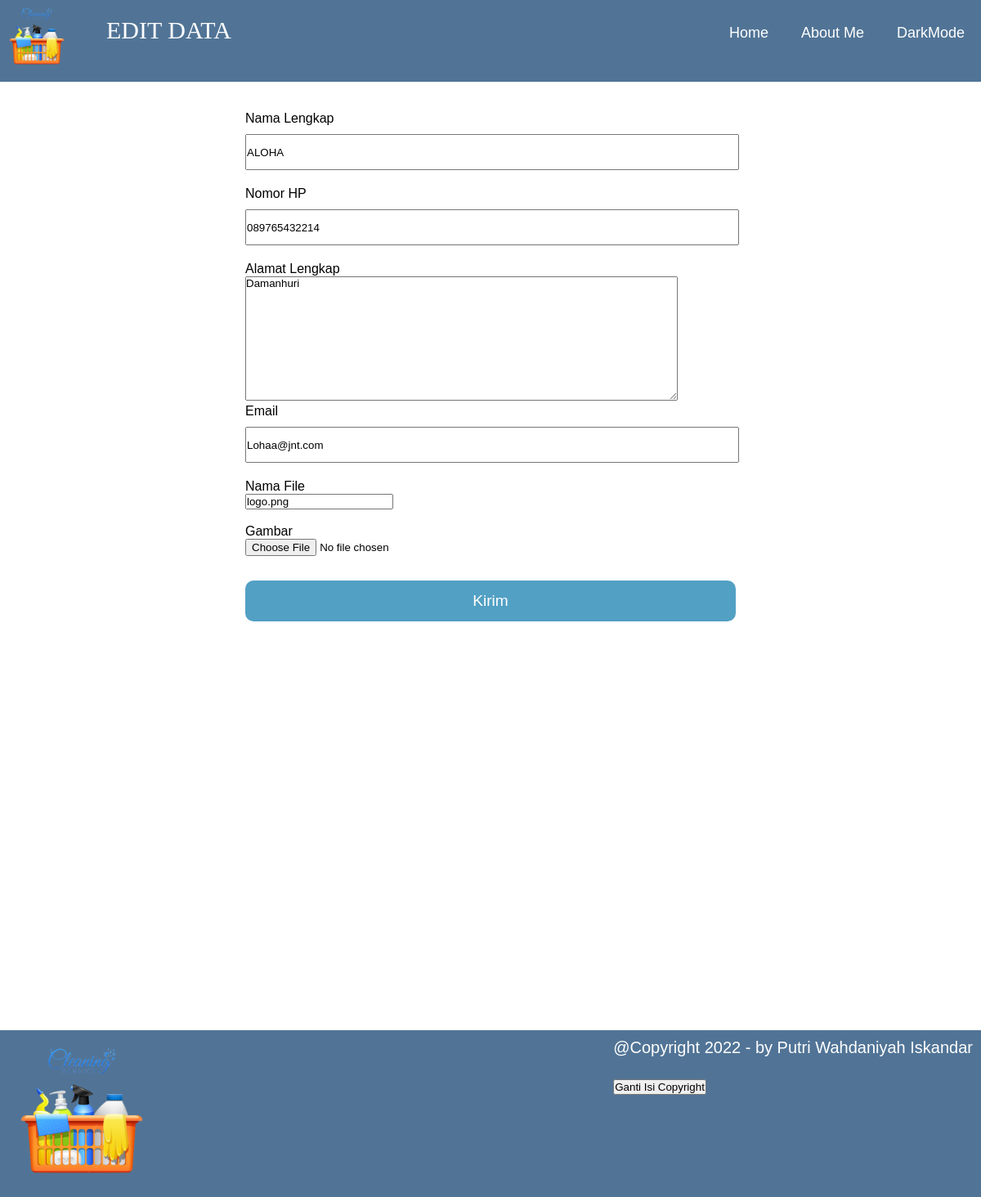
Page /edit.php?id=2 on the committed database.
### tables this page shows
CREATE TABLE `cleaning` (
  `Id_gambar` int(64) NOT NULL,
  `id` int(64) NOT NULL,
  `nama_gambar` varchar(64) NOT NULL,
  `file` varchar(64) NOT NULL,
  `tanggal` date NOT NULL
);

CREATE TABLE `pendaftar` (
  `id` int(64) NOT NULL,
  `nama` varchar(64) NOT NULL,
  `telpon` varchar(64) NOT NULL,
  `alamat` varchar(64) NOT NULL,
  `email` varchar(64) NOT NULL
);

### edit.php (the view, shortened to what this page needs)
<?php
require "config.php";
if(isset($_GET['id'])){
    $query = mysqli_query($db,"SELECT * FROM pendaftar JOIN cleaning on pendaftar.id = cleaning.id WHERE pendaftar.id =$_GET[id]");
    $result = mysqli_fetch_assoc($query);
    $nama = $result['nama'];
    $telpon = $result['telpon'];
    $alamat = $result['alamat'];
    $email = $result['email'];
    $oldimages = $result['file'];
}
?>
<!DOCTYPE html>
<html lang="en">
<head>
    <link rel="stylesheet" href="style3.css">
</head>
<body>
<div class="header">
        <img src="images/logo.png" alt="" height="90%">
        <div class="header-logo">EDIT DATA  </div>
        <div class="header-list">
            <ul>
                <li class="Mode"> DarkMode</li>
                <li> <a href="About.php"
                    style="text-decoration:none;"> About Me</a></li>
                <li><a href="http://localhost/Posttest6/Posttest6.php"
                    style="text-decoration:none ;">Home</a></li>
            </ul>
        </div>
    </div>
    <br><br>
    <div class="form-class">
        <form action="" method="post" enctype="multipart/form-data">
            <label for="">Nama Lengkap</label><br>
            <input type="text" name="nama" class="form-text" value='<?=$nama?>'><br>
            <label for="">Nomor HP</label><br>
            <input type="text" name="telpon" class="form-text" value='<?=$telpon?>'><br>
            <label for="">Alamat Lengkap</label><br>
            <textarea name="alamat" cols="64" rows="10" ><?=$alamat?></textarea><br>
            <label for="">Email</label><br>
            <input type="email" name="email" class="form-text" value='<?=$email?>'><br>
            <label for="nama_gambar">Nama File</label><br>
            <input type="text" name="nama_gambar" class="pesan-item" value='<?=$oldimages?>'><br><br>
            <label for="gambar">Gambar</label><br>
            <input type="file" name="gambar" class="pesan-item" value='<?=$gambar?>'><br>
            <input type="submit" name="submit" value="Kirim" class="btn-submit">
        </form>
    </div>
    <div class="footer">
        <img src="images/alat.png" alt="" width="200px">
        <div class="footer-logo"> @Copyright 2022 - by Putri Wahdaniyah Iskandar <br><br>
            <button id="ganti-copyreg">Ganti Isi Copyright</button>
        </div>
</body>
</html>

### style3.css (style rules this page uses)
* { margin: 0; padding: 0; font-family: Arial, Helvetica, sans-serif; }
.header { background-color: #517496; text-align: left; color: #fff; height: 100px; }
.header img { float: left; }
.header-logo { font-size: 30px; font-family: Georgia, 'Times New Roman', Times, serif; float: left; padding: 20px 40px; }
.header-list a { color: #fff; }
.Mode { cursor: pointer; }
.header-list li { float: right; list-style: none; font-size: 18px; padding: 30px 20px; }
.form-class { width: 50%; margin: auto; margin-bottom: 20px; }
.form-text { width: 100%; height: 40px; margin: 10px 0px 20px; }
.btn-submit { width: 100%; height: 50px; margin-top: 30px; font-size: larger; border-style: none; border-radius: 10px; background-color: rgb(82, 160, 196); color: white; }
.footer { background-color: #517496; color: #fff; margin-top: 500px; }
.footer-logo { font-size: 20px; float: right; padding: 10px 10px; }

### rows in the picture
cleaning: nama "ALOHA", telpon "089765432214", alamat "Damanhuri", email "Lohaa@jnt.com", nama_gambar "logo.png"
